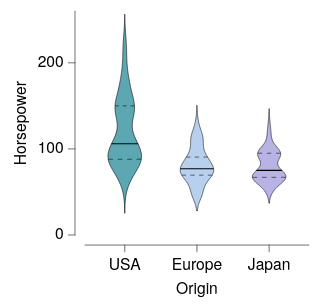

The Vega-Lite source for this figure:
### Vega-Lite specification from a JSON file in a GitHub repository (floating-point values rounded to 4 significant figures; data arrays with more than 128 entries replaced by an {"elided": "..."} marker saying what was removed)
{"background": null, "config": {"arc": {"fill": "#DBDBDB", "fillOpacity": 1.0, "innerRadius": 25.0, "padAngle": 0.03, "stroke": "black", "strokeOpacity": 1, "strokeWidth": 0.25}, "area": {"fill": "#DBDBDB", "fillOpacity": 1.0, "stroke": "black", "strokeOpacity": 1, "strokeWidth": 0.25}, "axis": {"domain": true, "domainCap": "round", "domainColor": "black", "domainWidth": 0.25, "grid": false, "gridCap": "round", "gridColor": "#F1F1F1", "gridDash": [0, 0], "gridOpacity": 1.0, "gridWidth": 0.25, "labelColor": "black", "labelFont": "Helvetica Neue, HelveticaNeue, Helvetica, Arial, sans-serif", "labelFontSize": 7, "labelFontStyle": "normal", "labelFontWeight": 400, "offset": 4.5, "ticks": true, "tickCap": "round", "tickColor": "black", "tickRound": false, "tickSize": 3, "tickWidth": 0.25, "titleColor": "black", "titleFont": "Helvetica Neue, HelveticaNeue, Helvetica, Arial, sans-serif", "titleFontSize": 7, "titleFontStyle": "normal", "titleFontWeight": 400}, "axisX": {"domain": true, "labelAlign": "center", "labelAngle": 0, "labels": true, "ticks": true, "translate": 0}, "axisY": {"domain": true, "labelAlign": "right", "labelAngle": 0, "labels": true, "ticks": true, "translate": 0}, "axisRight": {"domain": true, "labelAlign": "left", "labelAngle": 0, "labels": true, "ticks": true, "translate": 0}, "axisTop": {"domain": true, "labelAlign": "center", "labelAngle": 0, "labels": true, "ticks": true, "translate": 0}, "axisBand": {"tickOffset": 0}, "bar": {"fill": "#DBDBDB", "fillOpacity": 1.0, "stroke": "black", "strokeOpacity": 1, "strokeWidth": 0.25}, "boxplot": {"size": 9.0, "ticks": {"cornerRadius": 0.25, "fill": "black", "opacity": 1, "size": 4.5, "thickness": 0.25}, "box": {"fillOpacity": 1.0, "stroke": "black", "strokeOpacity": 1, "strokeWidth": 0.25}, "median": {"cornerRadius": 0, "fill": "black", "fillOpacity": 1.0, "opacity": 1, "size": 9.0, "thickness": 0.25}, "rule": {"fill": "black", "fillOpacity": 1.0, "size": 10.0, "stroke": "black", "strokeDash": [0, 0], "strokeOpacity": 1, "strokeWidth": 0.25}, "outliers": {"color": "black", "fill": "black", "fillOpacity": 1.0, "size": 0, "stroke": "black", "strokeOpacity": 1, "strokeWidth": 0.25}}, "circle": {"fill": "black", "fillOpacity": 1.0, "size": 1.25, "stroke": null, "strokeOpacity": 1, "strokeWidth": 0.25}, "errorband": {"band": {"fillOpacity": 0.6, "stroke": null, "strokeWidth": 0.25, "strokeOpacity": 1}, "borders": {"opacity": 0, "strokeOpacity": 0.25, "strokeWidth": 1}}, "errorbar": {"opacity": 1, "rule": {"strokeDash": [0, 0], "strokeWidth": 0.25}, "ticks": {"color": "black", "cornerRadius": 0.125, "opacity": 1, "size": 6.0, "thickness": 0.25}, "thickness": 0.25}, "font": "Helvetica Neue, HelveticaNeue, Helvetica, Arial, sans-serif", "geoshape": {"fill": "#DBDBDB", "fillOpacity": 1.0, "stroke": "black", "strokeOpacity": 1, "strokeWidth": 0.25}, "header": {"labelColor": "black", "labelFont": "Helvetica Neue, HelveticaNeue, Helvetica, Arial, sans-serif", "labelFontSize": 7, "labelFontStyle": "normal", "labelFontWeight": 400, "titleColor": "black", "titleFont": "Helvetica Neue, HelveticaNeue, Helvetica, Arial, sans-serif", "titleFontSize": 7, "titleFontStyle": "normal", "titleFontWeight": 400, "titlePadding": 0}, "legend": {"disable": false, "offset": 4.5, "titlePadding": 4, "labelOffset": 2, "gradientLabelOffset": 2, "gradientLength": 50.0, "gradientThickness": 5.0, "gradientOpacity": 1.0, "gradientStrokeColor": "black", "gradientStrokeWidth": 0.25, "labelColor": "black", "labelFont": "Helvetica Neue, HelveticaNeue, Helvetica, Arial, sans-serif", "labelFontSize": 7, "labelFontStyle": "normal", "labelFontWeight": 400, "strokeColor": "black", "strokeWidth": 0, "symbolSize": 42, "symbolStrokeColor": "black", "symbolStrokeWidth": 0.25, "titleColor": "black", "titleFont": "Helvetica Neue, HelveticaNeue, Helvetica, Arial, sans-serif", "titleFontSize": 7, "titleFontStyle": "normal", "titleFontWeight": 400}, "line": {"color": "black", "stroke": "black", "strokeCap": "round", "strokeDash": [0, 0], "strokeOpacity": 1, "strokeWidth": 0.5}, "point": {"filled": true, "fill": "#DBDBDB", "fillOpacity": 1.0, "size": 5.0, "stroke": "black", "strokeOpacity": 1, "strokeWidth": 0.25}, "range": {"category": ["#5CA7B1", "#B7D0EE", "#B7B3E4", "#B3DAB5", "#F5E1B3", "#3D727B", "#809DC7", "#867DAC", "#80A988", "#CBB17A", "#204148", "#546B94", "#584C77", "#507B5F", "#9D824D"], "diverging": {"scheme": ["#6F572A", "#876E43", "#9E875F", "#B5A17F", "#CABBA2", "#DCD6CC", "#F4F1E9", "#C9D7DA", "#9DBFC6", "#78A5AF", "#558B96", "#36717C", "#1A5762"]}, "heatmap": {"scheme": ["#32022B", "#43044D", "#4C196E", "#4D338C", "#484DA6", "#3A68BB", "#1D83CA", "#1D9CCB", "#23B5C9", "#28CDC5", "#4DE0B4", "#91EE9F"]}, "ordinal": {"scheme": ["#F1F1F1", "#DBDBDB", "#C6C6C6", "#B2B2B2", "#9D9D9D", "#898989", "#767676", "#636363", "#515151", "#404040", "#2F2F2F", "#1F1F1F"]}, "ramp": {"scheme": ["#32022B", "#43044D", "#4C196E", "#4D338C", "#484DA6", "#3A68BB", "#1D83CA", "#1D9CCB", "#23B5C9", "#28CDC5", "#4DE0B4", "#91EE9F"]}}, "rule": {"color": "black", "stroke": "black", "strokeCap": "round", "strokeDash": [2, 2], "strokeOpacity": 1, "strokeWidth": 0.25}, "scale": {"bandPaddingInner": 0.1, "bandPaddingOuter": 0.1, "round": false}, "rect": {"fill": "#DBDBDB", "fillOpacity": 1.0, "stroke": "black", "strokeOpacity": 1, "strokeWidth": 0.25}, "square": {"fill": "#DBDBDB", "fillOpacity": 1.0, "size": 10.0, "stroke": "black", "strokeOpacity": 1, "strokeWidth": 0.25}, "text": {"color": "black", "font": "Helvetica Neue, HelveticaNeue, Helvetica, Arial, sans-serif", "fontSize": 7, "fontStyle": "normal", "fontWeight": 400}, "tick": {"color": "black", "cornerRadius": 0.125, "opacity": 1.0, "size": 9.0, "thickness": 0.25}, "title": {"anchor": "middle", "frame": "group", "color": "black", "font": "Helvetica Neue, HelveticaNeue, Helvetica, Arial, sans-serif", "fontSize": 7, "fontStyle": "normal", "fontWeight": 400, "subtitleColor": "black", "subtitleFont": "Helvetica Neue, HelveticaNeue, Helvetica, Arial, sans-serif", "subtitleFontSize": "Helvetica Neue, HelveticaNeue, Helvetica, Arial, sans-serif", "subtitleFontStyle": "normal", "subtitleFontWeight": 400}, "trail": {"color": "black", "opacity": 1, "size": 0.5}, "view": {"continuousWidth": 100, "continuousHeight": 100, "discreteWidth": 100, "discreteHeight": 100, "fill": null, "stroke": null, "strokeWidth": 0.25}}, "layer": [{"data": {"name": "data-2eeccbe1e1e57146e4b88570bd2fc898"}, "mark": {"type": "line", "fillOpacity": 1.0, "filled": true, "stroke": "black", "strokeOpacity": 1, "strokeWidth": 0.25}, "encoding": {"color": {"field": "__group", "legend": null, "scale": {"domain": ["USA", "Europe", "Japan"]}, "sort": ["USA", "Europe", "Japan"], "title": null, "type": "nominal"}, "order": {"field": "__order", "type": "quantitative"}, "x": {"axis": null, "field": "__x", "scale": {"domain": [0, 100], "padding": 0}, "type": "quantitative"}, "y": {"field": "__y", "title": "Horsepower", "type": "quantitative"}}}, {"data": {"values": [{"__group": "USA", "__y": 88.0, "__x": 10.35, "__x2": 25.13, "__dysonsphere__": 1}]}, "mark": {"type": "rule", "color": "black", "strokeCap": "butt", "strokeDash": [2.111, 2.111], "strokeWidth": 0.25}, "encoding": {"x": {"axis": null, "field": "__x", "scale": {"domain": [0, 100], "padding": 0}, "type": "quantitative"}, "x2": {"field": "__x2"}, "y": {"field": "__y", "title": "Horsepower", "type": "quantitative"}}}, {"data": {"values": [{"__group": "USA", "__y": 150.0, "__x": 13.39, "__x2": 22.1, "__dysonsphere__": 1}]}, "mark": {"type": "rule", "color": "black", "strokeCap": "butt", "strokeDash": [1.742, 1.742], "strokeWidth": 0.25}, "encoding": {"x": {"axis": null, "field": "__x", "scale": {"domain": [0, 100], "padding": 0}, "type": "quantitative"}, "x2": {"field": "__x2"}, "y": {"field": "__y", "title": "Horsepower", "type": "quantitative"}}}, {"data": {"values": [{"__group": "Europe", "__y": 69.5, "__x": 43.2, "__x2": 56.8, "__dysonsphere__": 1}]}, "mark": {"type": "rule", "color": "black", "strokeCap": "butt", "strokeDash": [1.944, 1.944], "strokeWidth": 0.25}, "encoding": {"x": {"axis": null, "field": "__x", "scale": {"domain": [0, 100], "padding": 0}, "type": "quantitative"}, "x2": {"field": "__x2"}, "y": {"field": "__y", "title": "Horsepower", "type": "quantitative"}}}, {"data": {"values": [{"__group": "Europe", "__y": 90.5, "__x": 45.23, "__x2": 54.77, "__dysonsphere__": 1}]}, "mark": {"type": "rule", "color": "black", "strokeCap": "butt", "strokeDash": [1.907, 1.907], "strokeWidth": 0.25}, "encoding": {"x": {"axis": null, "field": "__x", "scale": {"domain": [0, 100], "padding": 0}, "type": "quantitative"}, "x2": {"field": "__x2"}, "y": {"field": "__y", "title": "Horsepower", "type": "quantitative"}}}, {"data": {"values": [{"__group": "Japan", "__y": 67.0, "__x": 74.78, "__x2": 89.74, "__dysonsphere__": 1}]}, "mark": {"type": "rule", "color": "black", "strokeCap": "butt", "strokeDash": [2.137, 2.137], "strokeWidth": 0.25}, "encoding": {"x": {"axis": null, "field": "__x", "scale": {"domain": [0, 100], "padding": 0}, "type": "quantitative"}, "x2": {"field": "__x2"}, "y": {"field": "__y", "title": "Horsepower", "type": "quantitative"}}}, {"data": {"values": [{"__group": "Japan", "__y": 95.0, "__x": 77.14, "__x2": 87.38, "__dysonsphere__": 1}]}, "mark": {"type": "rule", "color": "black", "strokeCap": "butt", "strokeDash": [2.049, 2.049], "strokeWidth": 0.25}, "encoding": {"x": {"axis": null, "field": "__x", "scale": {"domain": [0, 100], "padding": 0}, "type": "quantitative"}, "x2": {"field": "__x2"}, "y": {"field": "__y", "title": "Horsepower", "type": "quantitative"}}}, {"data": {"values": [{"__group": "USA", "__y": 105.3, "__x": 11.71, "__x2": 23.78, "__dysonsphere__": 1}, {"__group": "USA", "__y": 105.6, "__x": 11.75, "__x2": 23.73, "__dysonsphere__": 1}, {"__group": "USA", "__y": 106.0, "__x": 11.82, "__x2": 23.66, "__dysonsphere__": 1}, {"__group": "USA", "__y": 106.7, "__x": 11.94, "__x2": 23.54, "__dysonsphere__": 1}, {"__group": "Europe", "__y": 76.35, "__x": 42.52, "__x2": 57.48, "__dysonsphere__": 1}, {"__group": "Europe", "__y": 76.88, "__x": 42.54, "__x2": 57.46, "__dysonsphere__": 1}, {"__group": "Europe", "__y": 77.0, "__x": 42.55, "__x2": 57.45, "__dysonsphere__": 1}, {"__group": "Europe", "__y": 77.5, "__x": 42.59, "__x2": 57.41, "__dysonsphere__": 1}, {"__group": "Europe", "__y": 77.65, "__x": 42.6, "__x2": 57.4, "__dysonsphere__": 1}, {"__group": "Japan", "__y": 74.35, "__x": 76.28, "__x2": 88.24, "__dysonsphere__": 1}, {"__group": "Japan", "__y": 74.63, "__x": 76.38, "__x2": 88.13, "__dysonsphere__": 1}, {"__group": "Japan", "__y": 75.0, "__x": 76.53, "__x2": 87.99, "__dysonsphere__": 1}, {"__group": "Japan", "__y": 75.18, "__x": 76.59, "__x2": 87.92, "__dysonsphere__": 1}, {"__group": "Japan", "__y": 75.65, "__x": 76.77, "__x2": 87.75, "__dysonsphere__": 1}]}, "mark": {"type": "area", "fill": "black", "fillOpacity": 1, "opacity": 1, "stroke": null, "strokeWidth": 0}, "encoding": {"detail": {"field": "__group", "type": "nominal"}, "x": {"axis": null, "field": "__x", "scale": {"domain": [0, 100], "padding": 0}, "type": "quantitative"}, "x2": {"field": "__x2"}, "y": {"field": "__y", "title": "Horsepower", "type": "quantitative"}}}, {"data": {"name": "data-d7a230a7326baf606a19256938f2a2d2"}, "mark": {"type": "bar", "opacity": 0}, "encoding": {"x": {"axis": {}, "field": "Origin", "scale": {"domain": ["USA", "Europe", "Japan"]}, "sort": ["USA", "Europe", "Japan"], "title": "Origin", "type": "nominal"}}, "transform": [{"filter": "false"}]}], "resolve": {"axis": {"x": "independent"}}, "$schema": "https://vega.github.io/schema/vega-lite/v6.4.1.json", "datasets": {"data-2eeccbe1e1e57146e4b88570bd2fc898": {"elided": "1203 records"}, "data-d7a230a7326baf606a19256938f2a2d2": {"elided": "400 records"}}}
